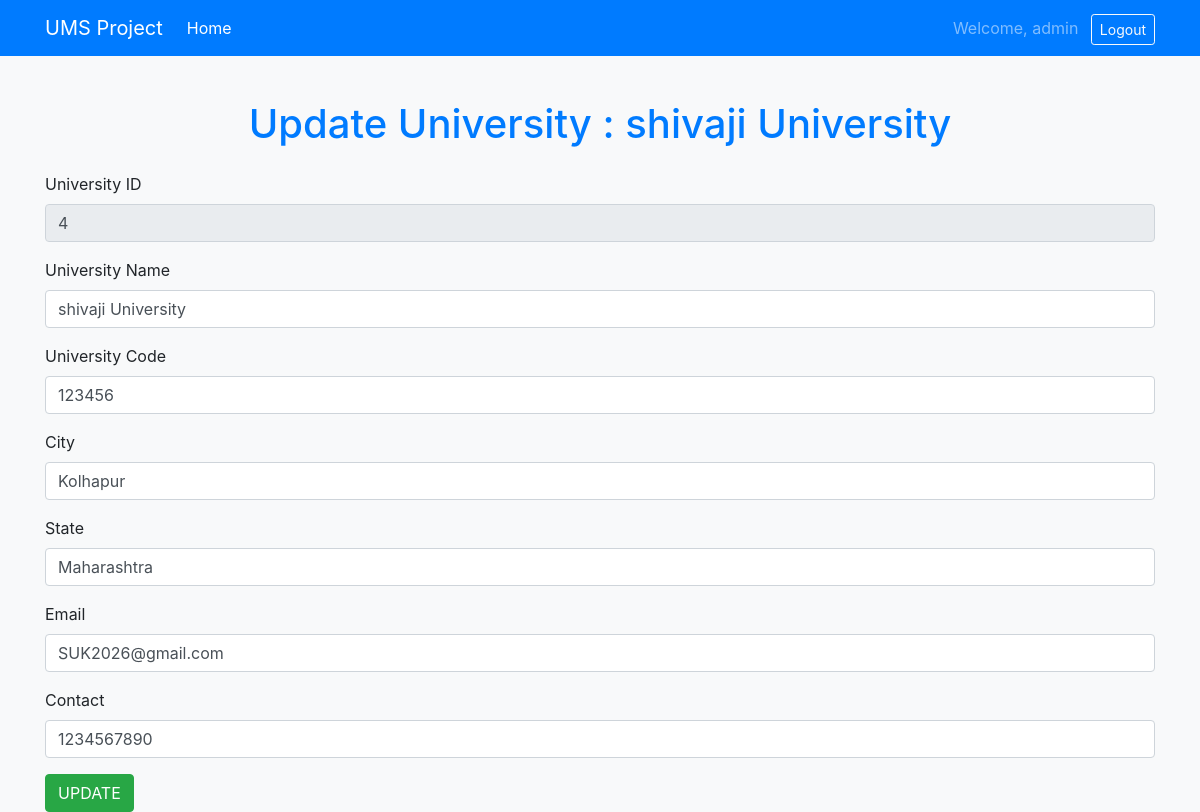
/universities/update/4/ (signed in), run on the app's committed database.
### University/models.py (models this page shows, shortened)
class University(models.Model):
    u_name = models.CharField(max_length=100)
    u_code = models.CharField(max_length=20, unique=True)
    u_city = models.CharField(max_length=100)
    u_state = models.CharField(max_length=100)
    u_email = models.EmailField(unique=True, null=True, blank=True)
    u_contact = models.CharField(max_length=15, null=True, blank=True)

### University/views.py (the view, shortened to what this page needs)
# urls.py: path('update/<int:pk>/', views.update_view, name='update_university'),
@login_required
def update_view(request, pk):
    obj = get_object_or_404(University, id=pk)
    context = {'data': obj}
    return render(request, 'University/update.html', context)

### University/templates/University/update.html (shortened to what this page needs)
<!DOCTYPE html>
<html>
<head>
    <link rel="stylesheet" href="https://cdn.jsdelivr.net/npm/bootstrap@4.0.0/dist/css/bootstrap.min.css">
</head>
<body style="background-color:#f8f9fa; margin: 0;">
    <nav class="navbar navbar-expand-lg navbar-dark">
        <div class="container">
            <a class="navbar-brand" href="{% url 'Home' %}">UMS Project</a>
            <ul class="navbar-nav ms-3">
                <li class="nav-item">
                    <a class="nav-link text-white" href="{% url 'Home' %}">Home</a>
                </li>
            </ul>
            <div class="ml-auto">
                {% if user.is_authenticated %}
                    <span class="navbar-text mr-2">Welcome, {{ user.username }}</span>
                    <form action="{% url 'logout' %}" method="post" style="display:inline;">
                        <button type="submit" class="btn btn-outline-light btn-sm">Logout</button>
                    </form>
                {% else %}
                    <a href="{% url 'login' %}" class="btn btn-outline-light btn-sm">Login</a>
                {% endif %}
            </div>
        </div>
    </nav>
    <div class="container mt-5" style="margin-top: 100px !important;">
        <h1 class="text-center text-primary mb-4">Update University : {{ data.u_name }}</h1>
        <form action="{% url 'universities:update_university' data.id %}" method="POST">
            <div class="form-group">
                <label>University ID</label>
                <input type="text" name="id" value="{{ data.id }}" class="form-control" disabled>
            </div>
            <div class="form-group">
                <label>University Name</label>
                <input type="text" name="u_name" value="{{ data.u_name }}" class="form-control">
            </div>
            <div class="form-group">
                <label>University Code</label>
                <input type="text" name="u_code" value="{{ data.u_code }}" class="form-control">
            </div>
            <div class="form-group">
                <label>City</label>
                <input type="text" name="u_city" value="{{ data.u_city }}" class="form-control">
            </div>
            <div class="form-group">
                <label>State</label>
                <input type="text" name="u_state" value="{{ data.u_state }}" class="form-control">
            </div>
            <div class="form-group">
                <label>Email</label>
                <input type="email" name="u_email" value="{{ data.u_email }}" class="form-control">
            </div>
            <div class="form-group">
                <label>Contact</label>
                <input type="text" name="u_contact" value="{{ data.u_contact }}" class="form-control">
            </div>
            <button type="submit" class="btn btn-success">UPDATE</button>
        </form>
    </div>
</body>
</html>

### University/templates/University/update.html (style rules this page uses)
.navbar { background-color: #007bff; position: fixed; top: 0; left: 0; width: 100%; z-index: 1000; }
.navbar-brand { color: white !important; }

### data on the page
University: u_name "shivaji University", id "4", u_code "123456", u_city "Kolhapur", u_state "Maharashtra", u_email "SUK2026@gmail.com", u_contact "1234567890"

### other printed values
{{ user.username }} "admin"
